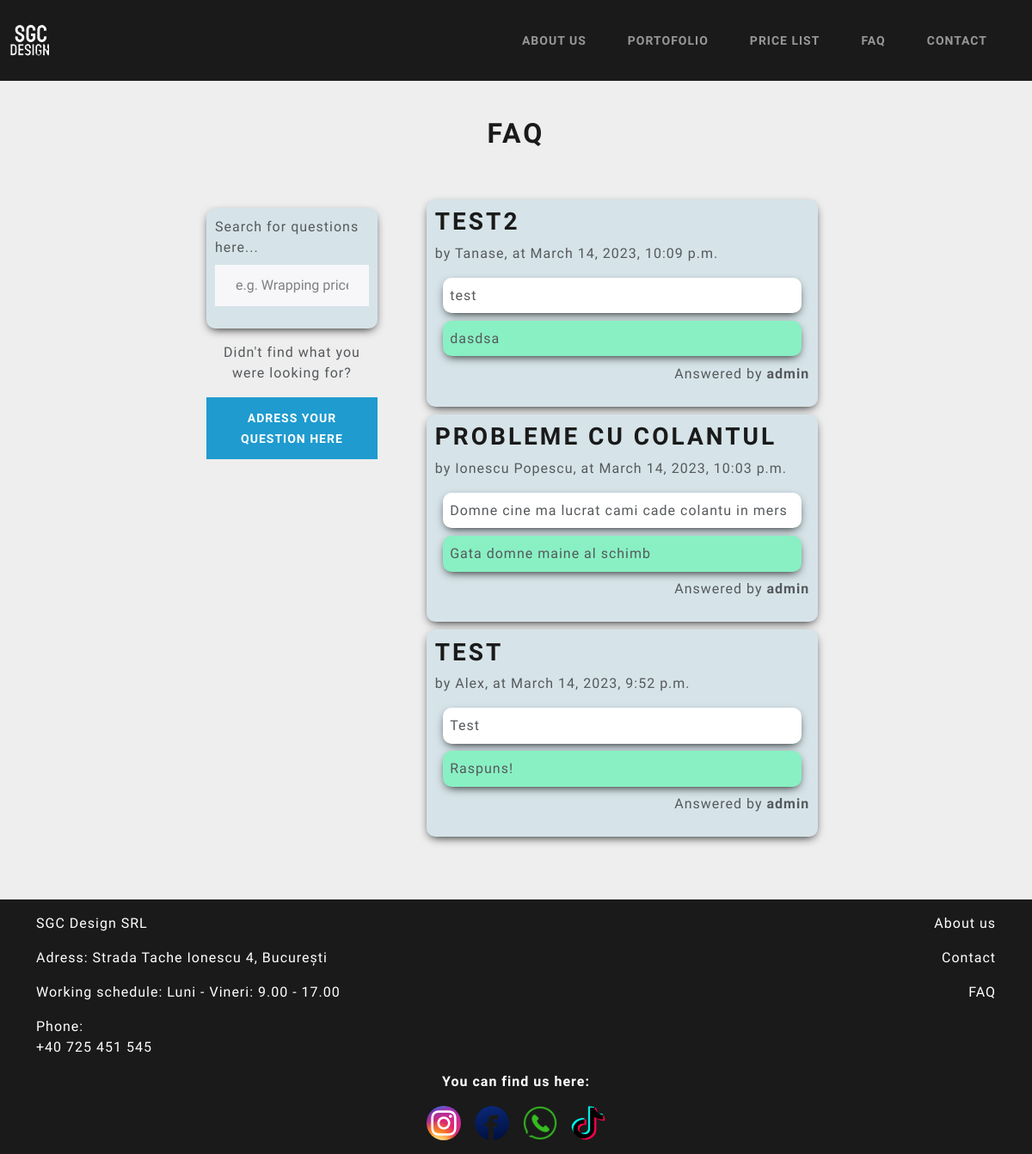
Screenshot of /faq/ with the database file from the repository.
### base/models.py (models this page shows, shortened)
class Question(models.Model):
    subject = models.CharField(max_length=200, unique=True)
    name = models.CharField(max_length=200)
    description = models.TextField(null=True,blank=True)
    answer = models.TextField(null=True,blank=True)
    answered_by = models.ForeignKey(User, on_delete=models.SET_NULL, null=True)
    created_at = models.DateTimeField(auto_now_add=True)
    updated_at = models.DateTimeField(auto_now=True)
    class Meta:
        ordering = ['-updated_at','-created_at']

### base/views.py (the view)
# urls.py: path('faq/', views.faq, name='faq'),
def faq(request):
    q = request.GET.get('q') if request.GET.get('q') != None else ''
    question = Question.objects.filter(
        Q(subject__icontains=q) |
        Q(name__icontains=q) |
        Q(description__icontains=q)
    )
    context = {
        'questions': question
    }
    return render(request, 'faq.html',context)

### base/templates/faq.html (shortened to what this page needs)
{% extends 'main.html' %}
{% load crispy_forms_tags %}
{% block title %}About us{% endblock title %}{% block content %}
<div class="mb-5 mt-3">
  <h1 class="text-center">FAQ</h1>
</div>
<div class="faq-container d-flex justify-content-center align-items-start gap-5 mt-5">
  <div class="d-flex flex-column justify-content-center align-items-center">
    <div class="faq-question-form mb-3 w-100">
      <form method="GET" action="{% url 'faq' %}">
        <div class="mb-3">
          <label for="exampleFormControlInput1" class="form-label">Search for questions here...</label>
          <input type="text" name="q" class="form-control" id="exampleFormControlInput1" placeholder="e.g. Wrapping price?"/>
        </div>
      </form>
    </div>
    <div class="text-center">
      <p>Didn't find what you were looking for?</p>
      <a href="{% url 'faq-form' %}" class="btn btn-info"> Adress your question here</a>
    </div>
  </div>
  <div class="w-100 mb-3">
    {% for question in questions %}
        {% if question.answer != None %}
            <div class="faq-question-body">
              <h2>{{question.subject}}</h2>
              <p>by {{question.name}}, at {{question.created_at}}</p>
              <p class="faq-question">{{question.description}}</p>
              <p class="faq-answer">{{question.answer}}</p>
              <p class="text-end">Answered by <span class="fw-bold">{{question.answered_by}}</span></p>
            </div>
        {% endif %}
    {% endfor %}
  </div>
</div>
{% endblock content %}

### static/styles/style.css (style rules this page uses)
.main { background-color: #eee; }
.faq-container { margin-left: 20%; margin-right: 20%; }
.faq-question-body, .portofolio-item, .photo-container { box-shadow: 0px 4px 12px -4px rgba(0, 0, 0, 1); margin: 2%; padding: 2%; border-radius: 10px; background-color: #d6e4e9; }
.faq-question { box-shadow: 0px 4px 12px -4px rgba(0, 0, 0, 1); margin: 2%; padding: 2%; border-radius: 10px; background-color: #fff; }
.faq-answer { box-shadow: 0px 4px 12px -4px rgba(0, 0, 0, 1); margin: 2%; padding: 2%; border-radius: 10px; background-color: #89f0c3; }
.faq-question-form { box-shadow: 0px 4px 12px -4px rgba(0, 0, 0, 1); margin: 10%; padding: 5%; border-radius: 10px; background-color: #d6e4e9; }

### rows the page displays
Question: subject "TEST2", name "Tanase", created_at "March 14, 2023, 10:09 p.m.", description "test", answer "dasdsa", answered_by "admin"
Question: subject "PROBLEME CU COLANTUL", name "Ionescu Popescu", created_at "March 14, 2023, 10:03 p.m.", description "Domne cine ma lucrat cami cade colantu in mers", answer "Gata domne maine al schimb", answered_by "admin"
Question: subject "TEST", name "Alex", created_at "March 14, 2023, 9:52 p.m.", description "Test", answer "Raspuns!", answered_by "admin"
